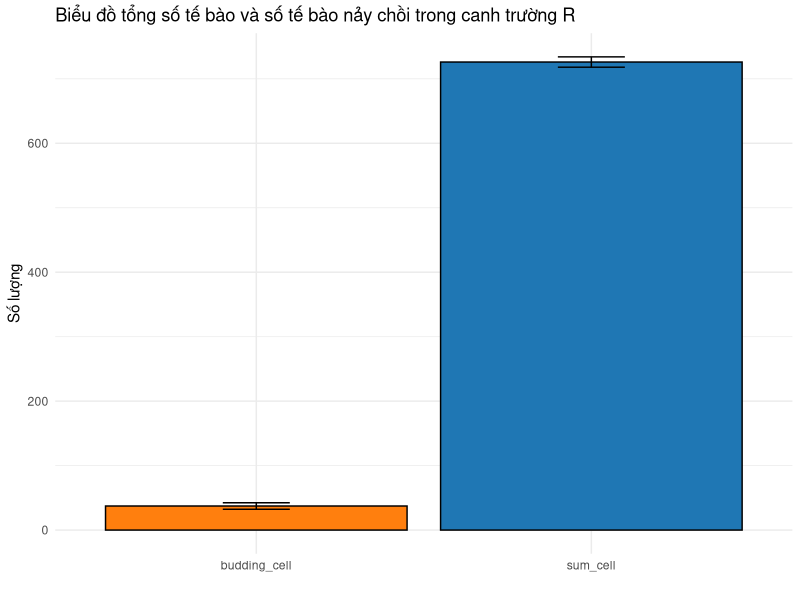

Generate this figure with R:
# experiment 5: yeast observation in wet mount.

library(ggplot2)
library(tidyverse)

# create dataframe from experimental datas
data <- data.frame(
  fov = c("1", "2", "3"),         # fov stands for microscope field of view 
  sum_cell = c(726, 734, 718),
  budding_cell = c(38, 42, 32)
)

# calculate means and sds
means <- colMeans(data[, -1])
sds <- apply(data[, -1], 2, sd)

# create data frame for the plot
plot_data <- data.frame(
  Nhom = names(means),
  Trung_binh = means,
  SD = sds
)

# plot with error bar
ggplot(plot_data, aes(x = Nhom, y = Trung_binh)) +
  geom_bar(stat = "identity", position = position_dodge(0.9), fill = c("#1f77b4", "#ff7f0e"), color = "black") +
  geom_errorbar(aes(ymin = Trung_binh - SD, ymax = Trung_binh + SD),
                width = 0.2, position = position_dodge(0.9)) +
  labs(title = "Biểu đồ tổng số tế bào và số tế bào nảy chồi trong canh trường R", y = "Số lượng", x = "") +
  theme_minimal()
